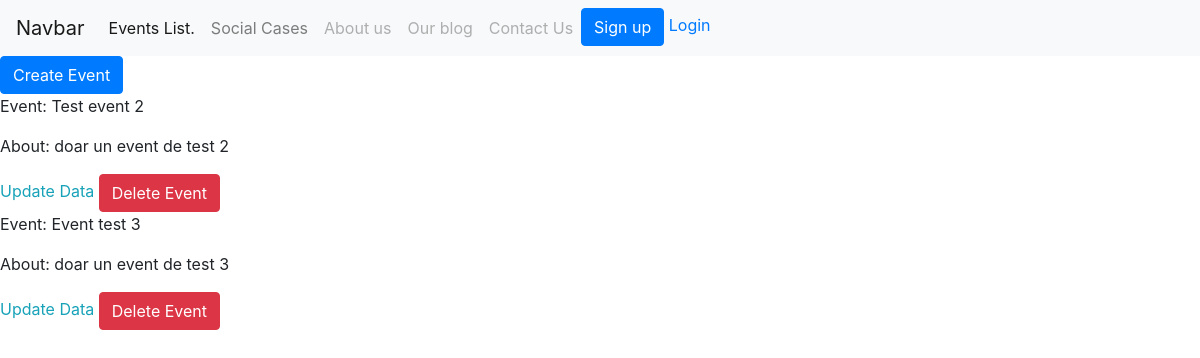
The app's page /events_list/ with its own data.
### events/models.py (models this page shows, shortened)
class Event(models.Model):
    title = models.CharField(max_length=200)
    user = models.ForeignKey(User, on_delete=models.CASCADE)
    organizer = models.CharField(max_length=200)
    description = models.TextField(null=True, blank=False)
    created = models.DateTimeField(auto_now_add=True)
    start_date = models.DateTimeField()
    end_date = models.DateTimeField()
    tags = models.ManyToManyField(Tag)

### events/views.py (the view)
# urls.py: path('events_list/', views.EventsListView.as_view(), name='events-list'),
class EventsListView(ListView):
    template_name = 'events/events_list.html'
    model = Event
    context_object_name = 'events_list'

### templates/events/events_list.html (shortened to what this page needs)
{% extends 'base.html' %}
{% block content %}
    <a href="{% url 'event-create' %}" class="btn btn-primary"> Create Event </a>
    {% for event in events_list %}
        <p>Event: {{ event.title }} {{ event.organizer }} </p>
        <p> About: {{ event.description }} </p>
        <a href="{% url 'event-update' event.id %}" class="text-info"> Update Data </a>
        <a href="{% url 'event-delete' event.id %}" class="btn btn-danger"> Delete Event </a>
    {% endfor %}
{% endblock %}

### records on screen
Event: title "Test event 2", description "doar un event de test 2"
Event: title "Event test 3", description "doar un event de test 3"
